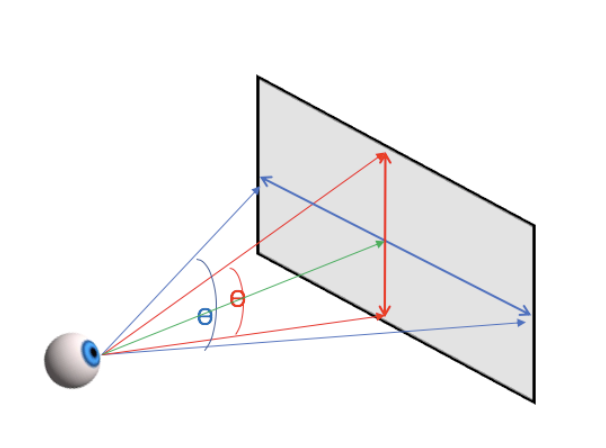
#> input picture Images/VisualAngles.png, 606 x 448 px; the run also reads 3 pictures not shown here
$ jupyter execute --allow-errors EyeMovementAnalysis.ipynb   (shell and % lines are left out)
#> lines starting #> are read from the running program, lines starting #| are printed output that depends on the picture
# Introduction into eye movement analysis

In the following short tutorial we will look into the basics of eye movement analysis. We will cover some fundamentals about the data and their structure, and then focus on the basic analysis of saccadic and pursuit eye movements. Saccades and pursuit are the two most important voluntary eye movement and typically constantly interact in the real world to allow us to direct our gaze at points of interest (see [here](https://www.sciencedirect.com/science/article/pii/S0042698921001851) for a recent review).

Following the basics of defining and detcting certain eye movements, we will look at other common analysis methods.

We will use some real data, we collected in previous experiments. This will contain the following topics:

Basics:
1.  Screen vs visual coordinates
2.  Filtering of Data

Saccades:
3.  Detecting saccades
4.  Computing some basic saccade parameters

Pursuit:
5.  Typical pursuit experiment
6.  Detecting pursuit eye movements
7.  Computing pursuit eye movement parameters

Typical Analyses:
8. Region of Interests
9. Fixation patterns and fixation statistics

In the colab document you will often see sections that are not directly visible. Sometimes they contain helper functions or visualizations, then you can simply click the play button to execute them. If they contain solutions, you can also have a look at them by clicking on the respective button.

Across the notebook, you will have a number of tasks that you can do. Some will be simple questions that you can think about out, some are little coding exercises. They will be explained in more detail at the respective section.

[cell 1]
## get the data from Github

from ctypes import cdll
#@title Import some general things you might need
import numpy as np
import matplotlib.pyplot as plt
import matplotlib.patches as pltrec
from matplotlib.widgets import Slider, Button, CheckButtons
import os
import scipy.io as sio
import glob
import pandas as pd
from ipywidgets import interact, interactive
from scipy import signal

from google.colab import output
output.enable_custom_widget_manager()

# Set the right path
print('Your working path is: ')
%cd EyeTrackingTutorial/

# (1) Screen vs visual coordinates

When collecting data from a screen-based eye tracker, they will usually be in screen coordinates. Assume we have a monitor with 1920 x 1080 pixels. The default defintion is the following: The top left pixel will have the coordinate [0,0], the top right pixel the coordinate [1920,0]. The pixel in the bottom left of the monitor will have the coordinate [0,1080].

**Task:**

Some questions for you:

(a) What are the coordinates of the pixel in the bottom right corner?

(b) What are the coordinates of the pixel in the center of the screen?

[cell 2]
#@title For solutions click here

# (a) = [1920,1080]
# (b) = [960,540]

Now we know where people look on the screen in pixel coordinates, however this has two major disadvanatges when thinking about comparing results across different setups.

**Task:**

Can you think of the potential problems?

Think about....

How would a change in the resolution of the monitor affect your measurments?

What would be the influence of the viewing distance?

[cell 3]
#@title For solutions click here

# The pixel coordinates have the severe problem that a distance of 10 pixel can mean drastically different things!

# If you have a monitor with a different resolution (e.g. 3840 x 2160), a distance of 10 pixel suddenty would be much smaller
# If you move further away from the monitor, the same distance of 10 pixel will only cover a much smaller distance in the visual field

Now that we have seen that pixels might not be idea for an eye movement analysis, we will try to find a solution for that!

A common approach for this problem is to convert the data from pixel space into visual angles. For that we will use the things we know about the display and our viewing distance to convert a distance in pixel space into a distance in visual angles.

See some more detailed description [here](https://www.sr-research.com/eye-tracking-blog/background/visual-angle/) and visualization below.

[cell 4]
#@title Show a visualization
img = plt.imread('./Images/VisualAngles.png') # Read the image from the drive folder
#> img is the input picture: shape (448, 606, 4) float32; mean R, G, B, A 0.962, 0.96, 0.961, 1
plt.imshow(img)
plt.axis('off')

### **Convert pixel coordinates into visual angle**

Here are some example data that we can use for our test. You can see a visualization of the data in pixel coordinates below when running the plotting function and running the next code block.

[cell 5]
#@title Plotting function

def PixelPlot(xpos,ypos):

  fig, (ax1, ax2) = plt.subplots(1,2)
  ax1.plot(xpos,ypos)
  ax1.set_xlim(0,1920)
  ax1.set_ylim(0,1080)
  ax1.invert_yaxis()
  ax1.set_xlabel('X-Position[pixel]')
  ax1.set_ylabel('Y-Position[pixel]')

  ax2.plot(xpos)
  ax2.plot(ypos)
  plt.legend(['X-Position [pixel]', 'Y-Position [pixel]'])
  ax2.set_xlabel('Time in [ms]')

[cell 6]
## load the data
data = pd.read_csv('./Data/ExampleTrial.csv')
#> (reads Data/ExampleTrial.csv from the repository)
data_array = data.to_numpy()

## Plot them for visualization
xpos = data_array[1000:-1,1] # The x-position
ypos = data_array[1000:-1,2] # The y-position

PixelPlot(xpos,ypos) # use the pixel plot function to visualize the data
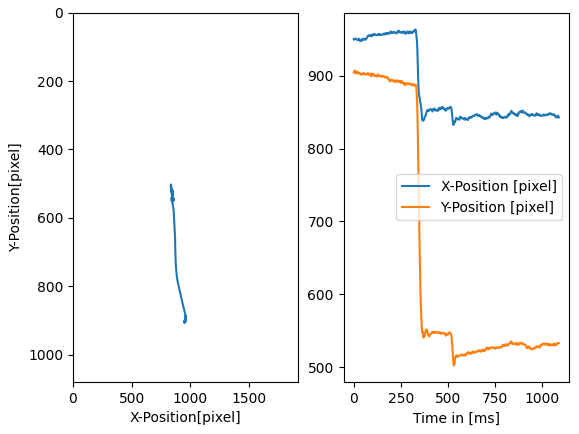
#> figure drawn by matplotlib, 2 panels; panel 2: curve peaks at x = 328, y = 963.5; panel 2: curve peaks at x = 5, y = 907.1

**Task:** Think about, what do the eyes do in this this trial?

[cell 7]
#@title Solution

#The data contain a single trial which starts in the lower half of the display and
#contains one saccade to the top left, followed by a second smaller saccade

**Task:**

Assume the follwing parameters for our setup:

Horizontal Pixel: 1920;
Vertical Pixel: 1080

Monitor Width: 70 cm; Monitor Height: 39.5 cm

Viewing Distance: 85 cm

The Convention for angular space is the following:

* 0,0 should be the center of the screen;

* positive x-values should be to the right;

* positive y-values should be to the left

Use this information to convert the pixel positions into visual angle. For that you need to add the conversion factor in the code block below.

You can find a solution to this problem below.

[cell 8]
#@title Plotting function

def AnglePlot(xpos,ypos):

  fig, (ax1, ax2) = plt.subplots(1,2)
  ax1.plot(xpos,ypos)
  ax1.set_xlim(-5,5)
  ax1.set_ylim(-10,10)
  ax1.set_xlabel('X-Position[deg]')
  ax1.set_ylabel('Y-Position[deg]')

  ax2.plot(xpos)
  ax2.plot(ypos)
  plt.legend(['X-Position [deg]', 'Y-Position [deg]'])
  ax2.set_xlabel('Time in [ms]')

Now here is some space to try to do this conversation yourself

[cell 9]
# xpos and ypos is the input of the x and y-position in pixel space

xdeg = ...## xdeg should be the x position in visual angle
ydeg = ...## ydeg should be the y position in visual angle

# hints you will need to use np.arctan as well as (180/np.pi) to change the output from radians into visual angle
# the eyes should start at roughly [0 deg,-8 deg] and end at [-3 deg, 0 deg]

# This will show you a plot visualizing your transformation
#> (the rest of this cell did not finish here and is left out)

[cell 10]
#@title Solution

# Compute how much degree one single pixel is covering
# idea: Monitorsize/Pixels / Viewing distance is the critical triangle you need

ppd_x = np.arctan((70/1920)/85) * 180/np.pi# Pixel per Degree X
ppd_y = np.arctan((39.5/1080)/85)* 180/np.pi # Pixel per Degree X

# Now use that to convert the x and y position
xdeg = (xpos-(1920/2)) * ppd_x
ydeg = ((ypos-(1080/2)) * ppd_y)*-1 # you need to multiply it by -1 to make sure the axes are correct

AnglePlot(xdeg,ydeg) # use the pixel plot function to visualize the data
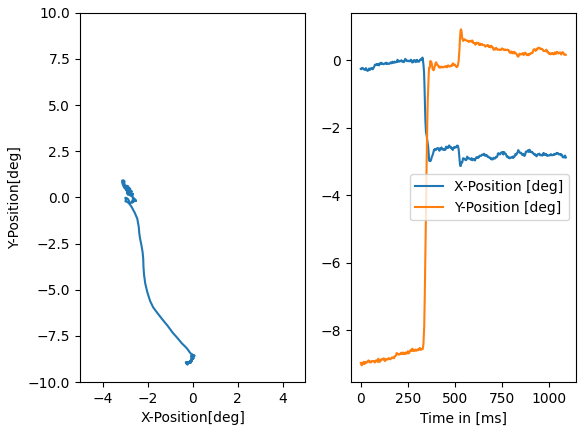
#> figure drawn by matplotlib, 2 panels; panel 2: curve peaks at x = 328, y = 0.086; panel 2: curve peaks at x = 532, y = 0.922
#> the sliders are set to windowsize = 75

# (2) Filtering the data

As you might have noticed in the above plot, even during a fixation, there is some noise in the data which shows up in fast fluctuations in the eye position. This is partly due to tracker noise: Even if the eyes would point at the exact same position, the eye tracker sometimes might think the eyes look to the pixel to the right, or the pixel to the left. To reduce this noise a common technique is to digitally filter the data.

One of the most simplest filters is a moving average, but there are multiple other techniques as well (e.g. based on signal frequency). For illustration we  will stick with a moving average approach.

Activate the plotting function and look at the interactive plot below and change the window size...

(a) What do you think is a good window size for this data?

(b) Can you think what the term over-filtering might mean?

[cell 11]
#@title Plotting Function

def moving_average(arr,window_size):

#> called with arr = array of shape (1090,), window_size = 75
    i = 0
  # Initialize an empty list to store moving averages
    moving_averages = []

  #  Loop through the array to consider
  # every window of size 3
    while i < len(arr) - window_size + 1:

    # Store elements from i to i+window_size
    # in list to get the current window
      window = arr[i : i + window_size]

    # Calculate the average of current window
      window_average = round(sum(window) / window_size, 2)

    # Store the average of current
    # window in moving average list
      moving_averages.append(window_average)

    # Shift window to right by one position
      i += 1
    return moving_averages


def filter_func(windowsize):
  fig, ax1 = plt.subplots()
  ax1.plot(xdeg,'k-')
  ax1.plot(ydeg,'k--')
  ax1.plot(moving_average(xdeg,windowsize),'b-')
  ax1.plot(moving_average(ydeg,windowsize),'b--')
  plt.legend(['Raw X-Position [deg]', 'Raw Y-Position [deg]','Filtered X-Position [deg]', 'Filtered Y-Position [deg]'])

  plt.grid()
  ax1.set_xlabel('Time [ms]')
  ax1.set_ylabel('Position [deg]')
  plt.show()
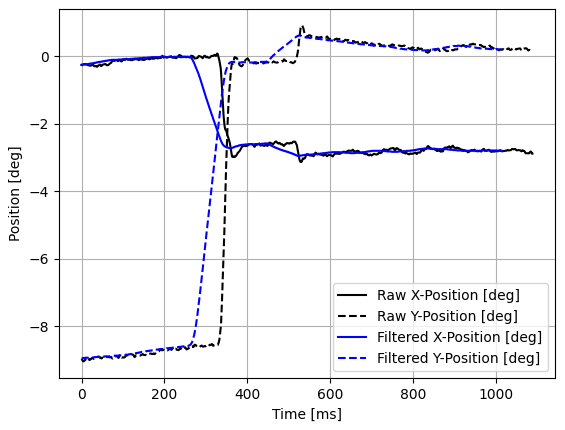
#> figure drawn by matplotlib, 1 panel; curve peaks at x = 328, y = 0.086; curve peaks at x = 532, y = 0.922; curve peaks at x = 190, y = -0.01

[cell 12]
## Show the interactive figure
plt.close('all')
interactive_plot = interactive(filter_func,windowsize=(1,150))
#> (the rest of this cell did not finish here and is left out)

We will use the moving window filter for illustration here for the rest of the analysis, since it is more intuitive to understand. However, most commonly (at least for us), you use some frequency-based filter like a [Butterworth Filter](https://de.wikipedia.org/wiki/Butterworth-Filter) filter, which removes fast fluctuations in the data (--> noise). This helps with a reduction in a potential temporal shift of for example the onset of a saccade. In python it is implemented in the following way:

[cell 13]
## This is the butterworth filter
b,a = signal.butter(2, 20, 'low', fs=1000, output='ba') # Cutoff frequncy of 20 Hz for a sampling frequency of 1000 Hz
xdeg_filt = signal.filtfilt(b,a,xdeg) # Xposition in degree


## Make a plot to show the comparisons
fig, ax1 = plt.subplots()
ax1.plot(xdeg,'k-')
ax1.plot(xdeg_filt,'r--')
ax1.plot(moving_average(xdeg,10),'b--')
plt.legend(['Raw X-Position [deg]', 'Butterworth filter','Moving Average Filter'])
plt.grid()
ax1.set_xlabel('Time [ms]')
ax1.set_ylabel('Position [deg]')
plt.show()
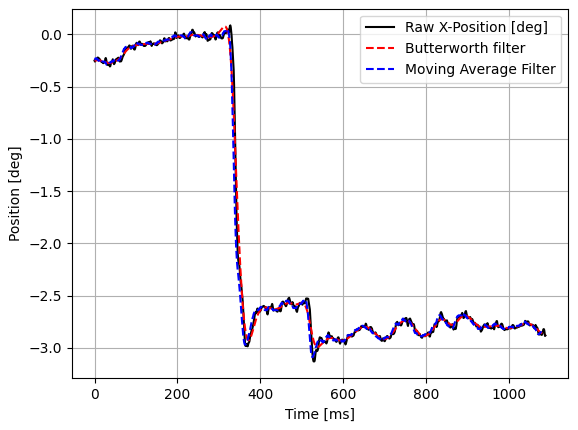
#> figure drawn by matplotlib, 1 panel; curve peaks at x = 328, y = 0.086; curve peaks at x = 314, y = 0.0774; curve peaks at x = 320, y = 0.05

### Computing eye velocity

Filtering will become even more important when we look not simply at the position, but also at the eye velocity data.

A lot of labeling algorithms will use the eye velocity as criteria (see below). Activate the helper functions and play around with the following plot to see how the filter affects the velocity plot.

**Task:** Two questions here:

(a) How would you compute the velocity of the eye? --> You can try to find your own solution in the next code window

(b) Look at the interactive figure to see how the filter affects position and velocity. What do you notice?

(c) Based on the resulting velocity profile, can you already imagine how one would define a saccade?

[cell 14]
#@title HelperFunctions

def compute_vel(xpos,ypos):
  vel_x =np.diff(xpos)*1000 # Take the difference between each consecutive sample and multiply it by the sampling rate
  vel_y =np.diff(ypos)*1000
  vel = np.hypot(vel_x,vel_y) # The 2D velocity is given by the combination of the x and y velocity
  return vel

def vel_show(windowsize):

  fig, (ax1 , ax2)= plt.subplots(2,1)

  # Eye Position
  ax1.plot(xdeg,'k-')
  ax1.plot(ydeg,'k--')
  ax1.plot(moving_average(xdeg,windowsize),'b-')
  ax1.plot(moving_average(ydeg,windowsize),'b--')
  plt.legend(['Raw X-Position [deg]', 'Raw Y-Position [deg]','Filtered X-Position [deg]', 'Filtered Y-Position [deg]'])
  ax1.set_ylabel('Position [deg]')

  # Eye Velocity
  vel_unfiltered = compute_vel(xdeg,ydeg)
  vel_filtered = compute_vel(moving_average(xdeg,windowsize),moving_average(ydeg,windowsize))
  ax2.plot(vel_unfiltered,'k--')
  ax2.plot(vel_filtered,'b-')
  plt.legend(['Raw Velocity', 'Filtered Velocity'])
  ax2.set_xlabel('Time [ms]')
  ax2.set_ylabel('Velocity [deg/s]')

  plt.grid()
  plt.show()

[cell 15]
## Compute the regular velocity profile

###################################
#vel =  .... # You need to use the x and y position to compute that
             # Functions that might help: np.diff and np.hypot
##########################

vel = compute_vel(xdeg,ydeg) # Helper function with solution that you can use as well,

## Show the velocity profile based on the unfiltered data
fig, ax1 = plt.subplots()
ax1.plot(vel,'k-')
plt.grid()
ax1.set_xlabel('Time [ms]')
ax1.set_ylabel('Eye Velocity [deg/s]')
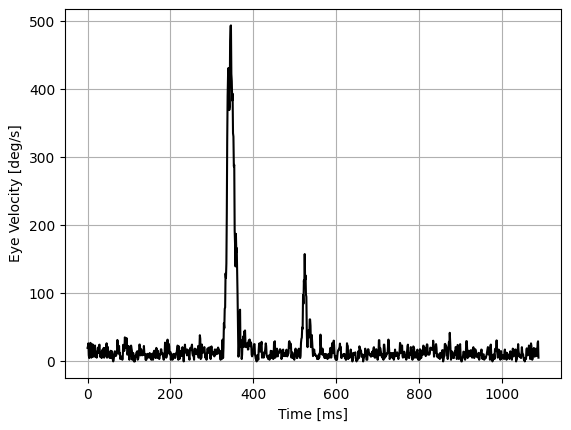
#> figure drawn by matplotlib, 1 panel; curve peaks at x = 346, y = 493.6

[cell 16]
plt.close('all')
interactive_plot = interactive(vel_show,windowsize=(1,150))
#> the sliders are set to windowsize = 75
#> in vel_show, `plt.show()`:
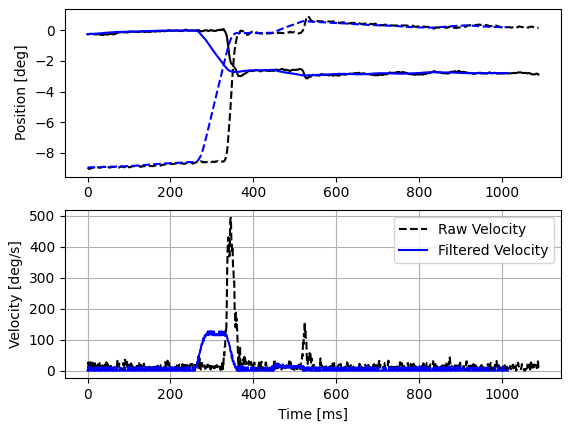
#> figure drawn by matplotlib, 2 panels; panel 1: curve peaks at x = 328, y = 0.086; panel 1: curve peaks at x = 532, y = 0.922; panel 1: curve peaks at x = 190, y = -0.01; panel 2: curve peaks at x = 346, y = 493.6
#> the sliders are set to windowsize = 75, threshold = 155
#> (the rest of this cell did not finish here and is left out)

# (3) Detecting saccades

Now that we have filtered the data and learned how to compute velocity, we can think about how we can use that signal to define the occurence of a saccade.

A common approach is to use a velocity threshold, every sample above a certain velocity is labelled as a saccade, every sample below that thresholdhold is labelled a fixation.

**Tasks:**

(a) Run the helper functions and use the interactive figure below to test what threshold seems reasonable. If a saccade is detected it will be shown in a shaded red area. Please note that the saccade detection is running on the filtered velocity

(b) Play around with the strength of the filter, what do you notice for the saccade labelling?

[cell 17]
#@title HelperFunctions

def detect_sacc(vel,threshold):

  check = np.where(vel >= threshold) # Find the points the velocity is over threshold
  Samples = check[0]

  SaccOn = [] # Get some empty lists
  SaccOff = []

  if len(Samples)> 0:

    i = 0 # Init index
    while 1: # Loop through the samples
      if i >= len(Samples)-1: # if you have reaches the end
        SaccOff.append(Samples[-1])
        break #exit

      if i == 0: # If you are at the first sample
        Start = Samples[i]
        SaccOn.append(Start)

      if Samples[i+1]-Samples[i] > 1: # Search for the end of the saccade
        SaccOff.append(Samples[i])
        Start = Samples[i+1]
        SaccOn.append(Samples[i+1])

      i = i+1 # Update the index

  return SaccOn, SaccOff


def plotSacc(windowsize,threshold):

#> called with windowsize = 75, threshold = 155
  fig, ax1 = plt.subplots()

  vel_filtered = compute_vel(moving_average(xdeg,windowsize),moving_average(ydeg,windowsize))

  # Eye Velocity
  ax1.plot(vel,'k--')
  ax1.plot(vel_filtered,'b-')

  plt.legend(['Raw Velocity [deg/s]', 'Filtered Velocity [deg/s]'])
  ax1.set_ylabel('Velocity [deg/s]')

  # Add the Saccades
  [SaccOn, SaccOff] = detect_sacc(vel_filtered,threshold)

  if len(SaccOn) > 0:
    for aa,bb in enumerate(SaccOn): # add the labelled saccades
      Left = SaccOn[aa]-0.5
      rect= pltrec.Rectangle((Left,0), ((SaccOff[aa]-SaccOn[aa])),500, color = 'red',alpha = 0.5)
      ax1.add_patch(rect)

  plt.grid()
  plt.show()
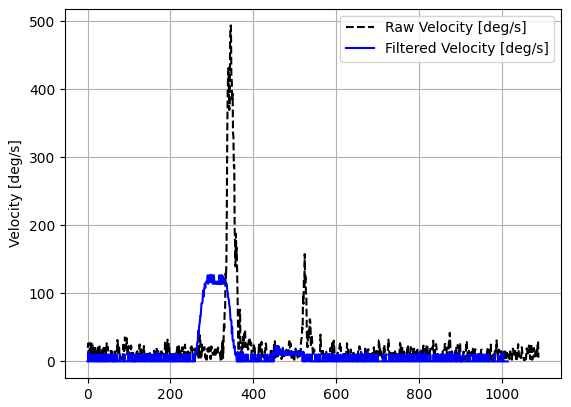
#> figure drawn by matplotlib, 1 panel; curve peaks at x = 346, y = 493.6; curve peaks at x = 294, y = 126.5

[cell 18]
vel = compute_vel(xdeg,ydeg) # Helper function with solution

plt.close('all')
interactive_plot = interactive(plotSacc,windowsize=(1,150),threshold = (10,300))
#> (the rest of this cell did not finish here and is left out)

# (4) Computing Saccade Parameter

Now that we have detected saccades, we are interested in quantifiying some saccade parameters. Common parameters are:

* Saccade Latency --> How faster a stimulus was shown the saccade is starting
* Saccade Amplitude --> The distance the saccade is covering
* Saccade Peak Velocity --> The peak velocity during the saccade
* Saccade Duration --> Duration of the saccade
* Saccade Accuracy --> Distance between saccade endpoint and target position
* Sacc Gain --> Amplitude of the saccade/ Amplitude of the target

A illustration of some of the parameters can be seen below and an example reference can be found [here](https://www.researchgate.net/figure/Saccadic-eye-movement-parameters-doi101371-journalpone0022410g002_fig7_51531251)

[cell 19]
#@title Show a visualization
img = plt.imread('./Images/SaccParameter.jpg') # Read the image from the drive folder
#> (the rest of the program and of its run is left out)
